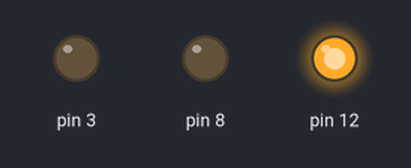
The sketch below on a simulated Arduino Uno, built with avr-gcc and run on an emulated ATmega328P. On the bench: output pins drawn as LEDs (lit = HIGH).

Above: at 0.5 s.
At 2.5 s:
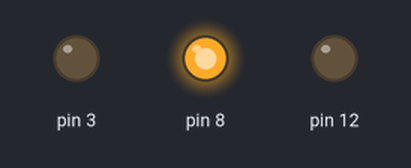
At 4.5 s:
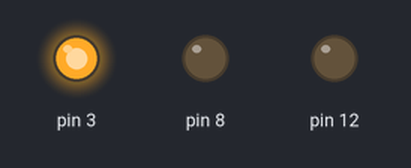
At 5.5 s:
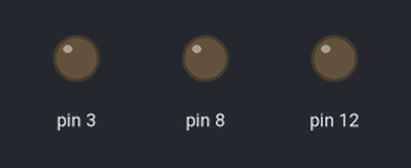
Timing chart, 0 to 7.8 s (numbered marks = the images above):
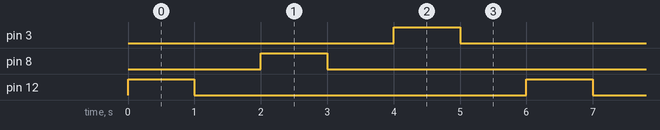

The sketch:

cool_wluff_kup1.ino
```cpp
// C++ code
//
void setup()
{
  pinMode(12, OUTPUT);
  pinMode(8, OUTPUT);
  pinMode(3, OUTPUT);
}

void loop()
{
  digitalWrite(12, HIGH);
  delay(1000); // Wait for 1000 millisecond(s)
  digitalWrite(12, LOW);
  delay(1000); // Wait for 1000 millisecond(s)

  digitalWrite(8, HIGH);
  delay(1000); // Wait for 1000 millisecond(s)
  digitalWrite(8, LOW);
  delay(1000); // Wait for 1000 millisecond(s)

  digitalWrite(3, HIGH);
  delay(1000); // Wait for 1000 millisecond(s)
  digitalWrite(3, LOW);
  delay(1000); // Wait for 1000 millisecond(s)
}
```

Measured:
- by itself, pin 3, pin 8, pin 12: alternates HIGH for 1.0 s and LOW for 5.0 s
- by itself, everything shown: repeats every 6.0 s, in 6 steps
